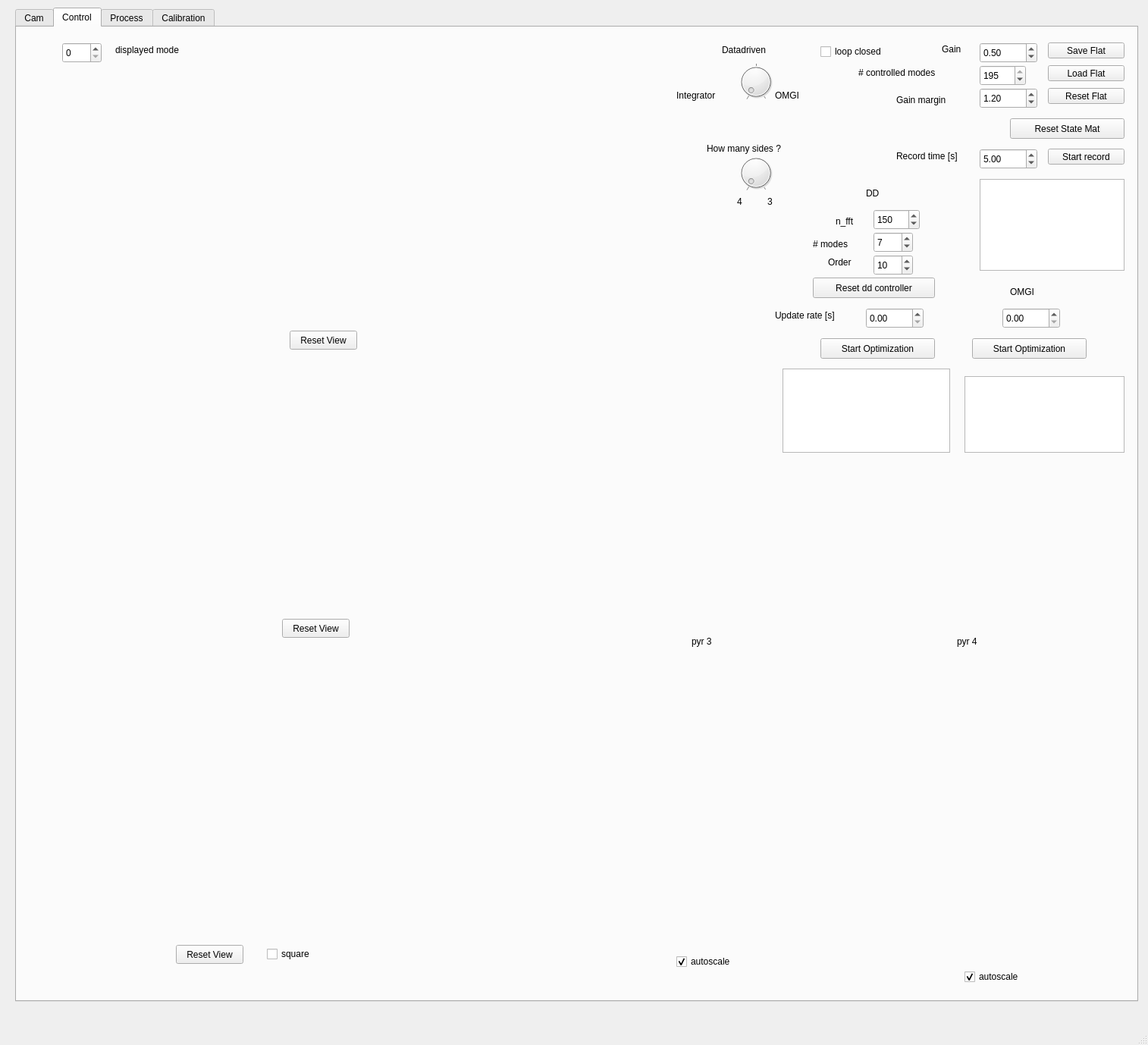
<?xml version="1.0" encoding="UTF-8"?>
<ui version="4.0">
 <class>MainWindow</class>
 <widget class="QMainWindow" name="MainWindow">
  <property name="geometry">
   <rect>
    <x>0</x>
    <y>0</y>
    <width>1514</width>
    <height>1378</height>
   </rect>
  </property>
  <property name="windowTitle">
   <string>MainWindow</string>
  </property>
  <widget class="QWidget" name="centralwidget">
   <widget class="QTabWidget" name="main_tab">
    <property name="geometry">
     <rect>
      <x>20</x>
      <y>10</y>
      <width>1481</width>
      <height>1311</height>
     </rect>
    </property>
    <property name="currentIndex">
     <number>1</number>
    </property>
    <widget class="QWidget" name="cam">
     <attribute name="title">
      <string>Cam</string>
     </attribute>
    </widget>
    <widget class="QWidget" name="Control">
     <attribute name="title">
      <string>Control</string>
     </attribute>
     <widget class="QDoubleSpinBox" name="gain_spinbox">
      <property name="geometry">
       <rect>
        <x>1270</x>
        <y>20</y>
        <width>76</width>
        <height>27</height>
       </rect>
      </property>
      <property name="maximum">
       <double>2.000000000000000</double>
      </property>
      <property name="singleStep">
       <double>0.100000000000000</double>
      </property>
      <property name="value">
       <double>0.500000000000000</double>
      </property>
     </widget>
     <widget class="QLabel" name="label_3">
      <property name="geometry">
       <rect>
        <x>1220</x>
        <y>20</y>
        <width>41</width>
        <height>18</height>
       </rect>
      </property>
      <property name="text">
       <string>Gain</string>
      </property>
     </widget>
     <widget class="QCheckBox" name="closed_loop_checkbox">
      <property name="geometry">
       <rect>
        <x>1060</x>
        <y>20</y>
        <width>121</width>
        <height>24</height>
       </rect>
      </property>
      <property name="text">
       <string>loop closed</string>
      </property>
     </widget>
     <widget class="QLabel" name="label_21">
      <property name="geometry">
       <rect>
        <x>1110</x>
        <y>50</y>
        <width>151</width>
        <height>20</height>
       </rect>
      </property>
      <property name="text">
       <string># controlled modes</string>
      </property>
     </widget>
     <widget class="QSpinBox" name="n_modes_spinbox">
      <property name="geometry">
       <rect>
        <x>1270</x>
        <y>50</y>
        <width>61</width>
        <height>27</height>
       </rect>
      </property>
      <property name="maximum">
       <number>195</number>
      </property>
      <property name="value">
       <number>195</number>
      </property>
     </widget>
     <widget class="QPushButton" name="reset_state_mat_button">
      <property name="geometry">
       <rect>
        <x>1310</x>
        <y>120</y>
        <width>151</width>
        <height>27</height>
       </rect>
      </property>
      <property name="text">
       <string>Reset State Mat</string>
      </property>
     </widget>
     <widget class="QLabel" name="label_23">
      <property name="geometry">
       <rect>
        <x>1160</x>
        <y>160</y>
        <width>101</width>
        <height>20</height>
       </rect>
      </property>
      <property name="text">
       <string>Record time [s]</string>
      </property>
     </widget>
     <widget class="QDoubleSpinBox" name="record_time_spinbox">
      <property name="geometry">
       <rect>
        <x>1270</x>
        <y>160</y>
        <width>76</width>
        <height>27</height>
       </rect>
      </property>
      <property name="value">
       <double>5.000000000000000</double>
      </property>
     </widget>
     <widget class="QPushButton" name="start_record_button">
      <property name="geometry">
       <rect>
        <x>1360</x>
        <y>160</y>
        <width>101</width>
        <height>21</height>
       </rect>
      </property>
      <property name="text">
       <string>Start record</string>
      </property>
     </widget>
     <widget class="QTextEdit" name="record_output">
      <property name="geometry">
       <rect>
        <x>1270</x>
        <y>200</y>
        <width>191</width>
        <height>121</height>
       </rect>
      </property>
     </widget>
     <widget class="QPushButton" name="save_flat_button">
      <property name="geometry">
       <rect>
        <x>1360</x>
        <y>20</y>
        <width>101</width>
        <height>21</height>
       </rect>
      </property>
      <property name="text">
       <string>Save Flat</string>
      </property>
     </widget>
     <widget class="QPushButton" name="load_flat_button">
      <property name="geometry">
       <rect>
        <x>1360</x>
        <y>50</y>
        <width>101</width>
        <height>21</height>
       </rect>
      </property>
      <property name="text">
       <string>Load Flat</string>
      </property>
     </widget>
     <widget class="QPushButton" name="reset_flat_button">
      <property name="geometry">
       <rect>
        <x>1360</x>
        <y>80</y>
        <width>101</width>
        <height>21</height>
       </rect>
      </property>
      <property name="text">
       <string>Reset Flat</string>
      </property>
     </widget>
     <widget class="QWidget" name="time_widget" native="true">
      <property name="geometry">
       <rect>
        <x>20</x>
        <y>70</y>
        <width>831</width>
        <height>311</height>
       </rect>
      </property>
     </widget>
     <widget class="QPushButton" name="reset_time_view_button">
      <property name="geometry">
       <rect>
        <x>360</x>
        <y>400</y>
        <width>89</width>
        <height>25</height>
       </rect>
      </property>
      <property name="text">
       <string>Reset View</string>
      </property>
     </widget>
     <widget class="QLabel" name="label_26">
      <property name="geometry">
       <rect>
        <x>130</x>
        <y>20</y>
        <width>131</width>
        <height>20</height>
       </rect>
      </property>
      <property name="text">
       <string>displayed mode</string>
      </property>
     </widget>
     <widget class="QWidget" name="fft_widget" native="true">
      <property name="geometry">
       <rect>
        <x>30</x>
        <y>460</y>
        <width>821</width>
        <height>311</height>
       </rect>
      </property>
     </widget>
     <widget class="QSpinBox" name="mode_select_spinbox">
      <property name="geometry">
       <rect>
        <x>60</x>
        <y>20</y>
        <width>52</width>
        <height>27</height>
       </rect>
      </property>
      <property name="maximum">
       <number>194</number>
      </property>
     </widget>
     <widget class="QSpinBox" name="n_modes_dd_spinbox">
      <property name="geometry">
       <rect>
        <x>1130</x>
        <y>270</y>
        <width>52</width>
        <height>27</height>
       </rect>
      </property>
      <property name="maximum">
       <number>194</number>
      </property>
      <property name="singleStep">
       <number>1</number>
      </property>
      <property name="value">
       <number>7</number>
      </property>
     </widget>
     <widget class="QPushButton" name="start_optimization_dd_button">
      <property name="geometry">
       <rect>
        <x>1060</x>
        <y>410</y>
        <width>151</width>
        <height>27</height>
       </rect>
      </property>
      <property name="text">
       <string>Start Optimization</string>
      </property>
     </widget>
     <widget class="QLabel" name="label_28">
      <property name="geometry">
       <rect>
        <x>1050</x>
        <y>270</y>
        <width>81</width>
        <height>31</height>
       </rect>
      </property>
      <property name="text">
       <string># modes</string>
      </property>
     </widget>
     <widget class="QLabel" name="label_29">
      <property name="geometry">
       <rect>
        <x>1000</x>
        <y>370</y>
        <width>101</width>
        <height>20</height>
       </rect>
      </property>
      <property name="text">
       <string>Update rate [s]</string>
      </property>
     </widget>
     <widget class="QSpinBox" name="order_dd_spinbox">
      <property name="geometry">
       <rect>
        <x>1130</x>
        <y>300</y>
        <width>52</width>
        <height>27</height>
       </rect>
      </property>
      <property name="maximum">
       <number>20</number>
      </property>
      <property name="value">
       <number>10</number>
      </property>
     </widget>
     <widget class="QDoubleSpinBox" name="optimization_update_rate_dd_spinbox">
      <property name="geometry">
       <rect>
        <x>1120</x>
        <y>370</y>
        <width>76</width>
        <height>27</height>
       </rect>
      </property>
      <property name="value">
       <double>0.000000000000000</double>
      </property>
     </widget>
     <widget class="QLabel" name="label_30">
      <property name="geometry">
       <rect>
        <x>1070</x>
        <y>300</y>
        <width>101</width>
        <height>20</height>
       </rect>
      </property>
      <property name="text">
       <string>Order</string>
      </property>
     </widget>
     <widget class="QTextEdit" name="optimization_dd_output">
      <property name="geometry">
       <rect>
        <x>1010</x>
        <y>450</y>
        <width>221</width>
        <height>111</height>
       </rect>
      </property>
     </widget>
     <widget class="QLabel" name="label_2">
      <property name="geometry">
       <rect>
        <x>1120</x>
        <y>210</y>
        <width>71</width>
        <height>18</height>
       </rect>
      </property>
      <property name="text">
       <string>DD</string>
      </property>
     </widget>
     <widget class="QLabel" name="label_33">
      <property name="geometry">
       <rect>
        <x>1160</x>
        <y>80</y>
        <width>101</width>
        <height>31</height>
       </rect>
      </property>
      <property name="text">
       <string>Gain margin</string>
      </property>
     </widget>
     <widget class="QDoubleSpinBox" name="gain_margin_spinbox">
      <property name="geometry">
       <rect>
        <x>1270</x>
        <y>80</y>
        <width>76</width>
        <height>27</height>
       </rect>
      </property>
      <property name="minimum">
       <double>0.000000000000000</double>
      </property>
      <property name="maximum">
       <double>10.000000000000000</double>
      </property>
      <property name="singleStep">
       <double>0.100000000000000</double>
      </property>
      <property name="value">
       <double>1.200000000000000</double>
      </property>
     </widget>
     <widget class="QPushButton" name="start_optimization_omgi_button">
      <property name="geometry">
       <rect>
        <x>1260</x>
        <y>410</y>
        <width>151</width>
        <height>27</height>
       </rect>
      </property>
      <property name="text">
       <string>Start Optimization</string>
      </property>
     </widget>
     <widget class="QDoubleSpinBox" name="optimization_update_rate_omgi_spinbox">
      <property name="geometry">
       <rect>
        <x>1300</x>
        <y>370</y>
        <width>76</width>
        <height>27</height>
       </rect>
      </property>
     </widget>
     <widget class="QTextEdit" name="optimization_omgi_output">
      <property name="geometry">
       <rect>
        <x>1250</x>
        <y>460</y>
        <width>211</width>
        <height>101</height>
       </rect>
      </property>
     </widget>
     <widget class="QLabel" name="label_35">
      <property name="geometry">
       <rect>
        <x>1310</x>
        <y>340</y>
        <width>71</width>
        <height>18</height>
       </rect>
      </property>
      <property name="text">
       <string>OMGI</string>
      </property>
     </widget>
     <widget class="QCheckBox" name="square_res_checkbox">
      <property name="geometry">
       <rect>
        <x>330</x>
        <y>1210</y>
        <width>121</width>
        <height>24</height>
       </rect>
      </property>
      <property name="text">
       <string>square</string>
      </property>
     </widget>
     <widget class="QWidget" name="modes_amp_widget" native="true">
      <property name="geometry">
       <rect>
        <x>40</x>
        <y>840</y>
        <width>631</width>
        <height>341</height>
       </rect>
      </property>
     </widget>
     <widget class="QPushButton" name="reset_modes_amp_view_button">
      <property name="geometry">
       <rect>
        <x>210</x>
        <y>1210</y>
        <width>89</width>
        <height>25</height>
       </rect>
      </property>
      <property name="text">
       <string>Reset View</string>
      </property>
     </widget>
     <widget class="QDial" name="pyramid_select_dial">
      <property name="geometry">
       <rect>
        <x>950</x>
        <y>160</y>
        <width>50</width>
        <height>64</height>
       </rect>
      </property>
      <property name="maximum">
       <number>1</number>
      </property>
      <property name="notchesVisible">
       <bool>true</bool>
      </property>
     </widget>
     <widget class="QLabel" name="label_36">
      <property name="geometry">
       <rect>
        <x>990</x>
        <y>220</y>
        <width>21</width>
        <height>20</height>
       </rect>
      </property>
      <property name="text">
       <string>3</string>
      </property>
     </widget>
     <widget class="QLabel" name="label_37">
      <property name="geometry">
       <rect>
        <x>950</x>
        <y>220</y>
        <width>21</width>
        <height>20</height>
       </rect>
      </property>
      <property name="text">
       <string>4</string>
      </property>
     </widget>
     <widget class="QLabel" name="label_38">
      <property name="geometry">
       <rect>
        <x>910</x>
        <y>150</y>
        <width>151</width>
        <height>20</height>
       </rect>
      </property>
      <property name="text">
       <string>How many sides ?</string>
      </property>
     </widget>
     <widget class="QLabel" name="label_31">
      <property name="geometry">
       <rect>
        <x>870</x>
        <y>80</y>
        <width>81</width>
        <height>20</height>
       </rect>
      </property>
      <property name="text">
       <string>Integrator</string>
      </property>
     </widget>
     <widget class="QLabel" name="label_27">
      <property name="geometry">
       <rect>
        <x>930</x>
        <y>20</y>
        <width>91</width>
        <height>20</height>
       </rect>
      </property>
      <property name="text">
       <string>Datadriven</string>
      </property>
     </widget>
     <widget class="QDial" name="controller_select_dial">
      <property name="geometry">
       <rect>
        <x>950</x>
        <y>40</y>
        <width>50</width>
        <height>64</height>
       </rect>
      </property>
      <property name="maximum">
       <number>2</number>
      </property>
      <property name="notchesVisible">
       <bool>true</bool>
      </property>
     </widget>
     <widget class="QLabel" name="label_32">
      <property name="geometry">
       <rect>
        <x>1000</x>
        <y>80</y>
        <width>81</width>
        <height>20</height>
       </rect>
      </property>
      <property name="text">
       <string>OMGI</string>
      </property>
     </widget>
     <widget class="QPushButton" name="reset_dd_controller_button">
      <property name="geometry">
       <rect>
        <x>1050</x>
        <y>330</y>
        <width>161</width>
        <height>27</height>
       </rect>
      </property>
      <property name="text">
       <string>Reset dd controller</string>
      </property>
     </widget>
     <widget class="QLabel" name="label_34">
      <property name="geometry">
       <rect>
        <x>1080</x>
        <y>240</y>
        <width>41</width>
        <height>31</height>
       </rect>
      </property>
      <property name="text">
       <string>n_fft</string>
      </property>
     </widget>
     <widget class="QSpinBox" name="n_fft_spinbox">
      <property name="geometry">
       <rect>
        <x>1130</x>
        <y>240</y>
        <width>61</width>
        <height>27</height>
       </rect>
      </property>
      <property name="minimum">
       <number>1</number>
      </property>
      <property name="maximum">
       <number>1000</number>
      </property>
      <property name="value">
       <number>150</number>
      </property>
     </widget>
     <widget class="QCheckBox" name="autoscale_pyr_3_checkbox">
      <property name="geometry">
       <rect>
        <x>870</x>
        <y>1220</y>
        <width>121</width>
        <height>24</height>
       </rect>
      </property>
      <property name="text">
       <string>autoscale</string>
      </property>
      <property name="checked">
       <bool>true</bool>
      </property>
     </widget>
     <widget class="QWidget" name="pyr_3_widget" native="true">
      <property name="geometry">
       <rect>
        <x>690</x>
        <y>840</y>
        <width>361</width>
        <height>331</height>
       </rect>
      </property>
     </widget>
     <widget class="QPushButton" name="reset_fft_view_button">
      <property name="geometry">
       <rect>
        <x>350</x>
        <y>780</y>
        <width>89</width>
        <height>25</height>
       </rect>
      </property>
      <property name="text">
       <string>Reset View</string>
      </property>
     </widget>
     <widget class="QLabel" name="label_24">
      <property name="geometry">
       <rect>
        <x>1240</x>
        <y>800</y>
        <width>51</width>
        <height>20</height>
       </rect>
      </property>
      <property name="text">
       <string>pyr 4</string>
      </property>
     </widget>
     <widget class="QWidget" name="pyr_4_widget" native="true">
      <property name="geometry">
       <rect>
        <x>1080</x>
        <y>840</y>
        <width>371</width>
        <height>331</height>
       </rect>
      </property>
     </widget>
     <widget class="QLabel" name="label_22">
      <property name="geometry">
       <rect>
        <x>890</x>
        <y>800</y>
        <width>61</width>
        <height>20</height>
       </rect>
      </property>
      <property name="text">
       <string>pyr 3</string>
      </property>
     </widget>
     <widget class="QCheckBox" name="autoscale_pyr_4_checkbox">
      <property name="geometry">
       <rect>
        <x>1250</x>
        <y>1240</y>
        <width>121</width>
        <height>24</height>
       </rect>
      </property>
      <property name="text">
       <string>autoscale</string>
      </property>
      <property name="checked">
       <bool>true</bool>
      </property>
     </widget>
    </widget>
    <widget class="QWidget" name="tab">
     <attribute name="title">
      <string>Process</string>
     </attribute>
     <widget class="QTextEdit" name="pol_reconstructor_output">
      <property name="geometry">
       <rect>
        <x>60</x>
        <y>150</y>
        <width>341</width>
        <height>441</height>
       </rect>
      </property>
     </widget>
     <widget class="QPushButton" name="start_freq_mag_estimator_button">
      <property name="geometry">
       <rect>
        <x>510</x>
        <y>60</y>
        <width>211</width>
        <height>27</height>
       </rect>
      </property>
      <property name="text">
       <string>start freq mag estimation</string>
      </property>
     </widget>
     <widget class="QPushButton" name="start_pol_reconstructor_button">
      <property name="geometry">
       <rect>
        <x>120</x>
        <y>60</y>
        <width>191</width>
        <height>27</height>
       </rect>
      </property>
      <property name="text">
       <string>start pol reconstruction</string>
      </property>
     </widget>
     <widget class="QPushButton" name="stop_freq_mag_estimator_button">
      <property name="geometry">
       <rect>
        <x>510</x>
        <y>110</y>
        <width>201</width>
        <height>27</height>
       </rect>
      </property>
      <property name="text">
       <string>stop freq mag estimation</string>
      </property>
     </widget>
     <widget class="QPushButton" name="stop_pol_reconstructor_button">
      <property name="geometry">
       <rect>
        <x>120</x>
        <y>110</y>
        <width>191</width>
        <height>27</height>
       </rect>
      </property>
      <property name="text">
       <string>stop pol reconstruction</string>
      </property>
     </widget>
     <widget class="QTextEdit" name="freq_mag_estimator_output">
      <property name="geometry">
       <rect>
        <x>460</x>
        <y>160</y>
        <width>311</width>
        <height>471</height>
       </rect>
      </property>
     </widget>
    </widget>
    <widget class="QWidget" name="calibration">
     <attribute name="title">
      <string>Calibration</string>
     </attribute>
     <widget class="QPushButton" name="start_calibration_button">
      <property name="geometry">
       <rect>
        <x>1810</x>
        <y>990</y>
        <width>141</width>
        <height>27</height>
       </rect>
      </property>
      <property name="text">
       <string>Start Calibration</string>
      </property>
     </widget>
     <widget class="QSpinBox" name="spinBox">
      <property name="geometry">
       <rect>
        <x>1810</x>
        <y>1490</y>
        <width>52</width>
        <height>27</height>
       </rect>
      </property>
     </widget>
     <widget class="QPushButton" name="save_calibration_button">
      <property name="geometry">
       <rect>
        <x>1970</x>
        <y>990</y>
        <width>141</width>
        <height>27</height>
       </rect>
      </property>
      <property name="text">
       <string>Save Calibration</string>
      </property>
     </widget>
     <widget class="QPushButton" name="load_calibration_button">
      <property name="geometry">
       <rect>
        <x>2130</x>
        <y>990</y>
        <width>141</width>
        <height>27</height>
       </rect>
      </property>
      <property name="text">
       <string>Load Calibration</string>
      </property>
     </widget>
     <widget class="QTextEdit" name="calibration_output">
      <property name="geometry">
       <rect>
        <x>1810</x>
        <y>1030</y>
        <width>251</width>
        <height>131</height>
       </rect>
      </property>
     </widget>
     <widget class="QDoubleSpinBox" name="wait_time_spinbox">
      <property name="geometry">
       <rect>
        <x>1890</x>
        <y>940</y>
        <width>76</width>
        <height>27</height>
       </rect>
      </property>
      <property name="singleStep">
       <double>0.010000000000000</double>
      </property>
      <property name="value">
       <double>0.020000000000000</double>
      </property>
     </widget>
     <widget class="QLabel" name="label_14">
      <property name="geometry">
       <rect>
        <x>1810</x>
        <y>940</y>
        <width>81</width>
        <height>20</height>
       </rect>
      </property>
      <property name="text">
       <string>wait time</string>
      </property>
     </widget>
     <widget class="QTextEdit" name="latency_identification_output">
      <property name="geometry">
       <rect>
        <x>70</x>
        <y>90</y>
        <width>251</width>
        <height>131</height>
       </rect>
      </property>
     </widget>
     <widget class="QPushButton" name="save_latency_button">
      <property name="geometry">
       <rect>
        <x>330</x>
        <y>40</y>
        <width>131</width>
        <height>27</height>
       </rect>
      </property>
      <property name="text">
       <string>Save Latency</string>
      </property>
     </widget>
     <widget class="QPushButton" name="start_latency_identification_button">
      <property name="geometry">
       <rect>
        <x>70</x>
        <y>40</y>
        <width>231</width>
        <height>27</height>
       </rect>
      </property>
      <property name="text">
       <string>Start Latency identification</string>
      </property>
     </widget>
     <widget class="QPushButton" name="load_latency_button">
      <property name="geometry">
       <rect>
        <x>490</x>
        <y>40</y>
        <width>191</width>
        <height>27</height>
       </rect>
      </property>
      <property name="text">
       <string>Load Latency</string>
      </property>
     </widget>
    </widget>
   </widget>
  </widget>
  <widget class="QMenuBar" name="menubar">
   <property name="geometry">
    <rect>
     <x>0</x>
     <y>0</y>
     <width>1514</width>
     <height>27</height>
    </rect>
   </property>
  </widget>
  <widget class="QStatusBar" name="statusbar"/>
 </widget>
 <resources/>
 <connections/>
</ui>
